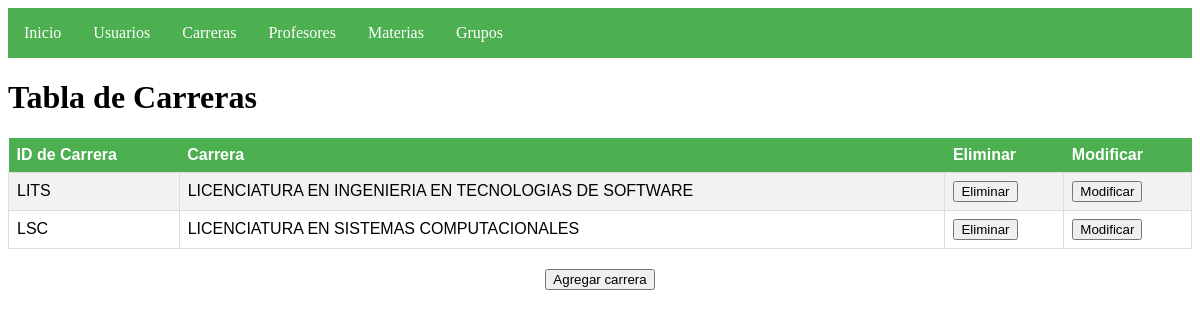
Page /src/vistas/carreras.php on the committed database.
### tables this page shows
CREATE TABLE `carrera` (
  `idcarrera` varchar(4) NOT NULL,
  `nomcarrera` varchar(70) DEFAULT NULL
);

### src/vistas/carreras.php (the view, shortened to what this page needs)
<!DOCTYPE html>
<html>
<head>
</head>
<body>
    <?php
    $servername = "localhost";
    $username = "root";
    $password = "";
    $dbname = "bdagendalis";
    $conn = mysqli_connect($servername, $username, $password, $dbname);
    $sql = "SELECT * FROM carrera";
    $result = mysqli_query($conn, $sql);
    ?>
    <nav>
        <ul>
            <li><a href="menu.php">Inicio</a></li>
            <li><a href="usuarios.php">Usuarios</a></li>
            <li><a href="carreras.php">Carreras</a></li>
            <li><a href="profesores.php">Profesores</a></li>
            <li><a href="materias.php">Materias</a></li>
            <li><a href="grupos.php">Grupos</a></li>
        </ul>
    </nav>
    <h1>Tabla de Carreras</h1>
    <table>
        <tr>
            <th>ID de Carrera</th>
            <th>Carrera</th>
            <th>Eliminar</th>
            <th>Modificar</th>
        </tr>
        <?php while($row = mysqli_fetch_assoc($result)) { ?>
            <tr>
                <td><?php echo $row['idcarrera']; ?></td>
                <td><?php echo $row['nomcarrera']; ?></td>
                <td>
                    <form method="post" action="../controlador/eliminar_carrera.php">
                        <button type="submit">Eliminar</button>
                    </form>
                </td>
                <td>
                    <form method="post" action="../controlador/modificar_carrera.php">
                        <button type="submit">Modificar</button>
                    </form>
                </td>
            </tr>
        <?php } ?>
    </table>
    <div class="add-button">
        <button onclick="window.location.href = 'rcarrera.php';">Agregar carrera</button>
    </div>
</body>
</html>

### src/vistas/carreras.php (style rules this page uses)
table { font-family: Arial, sans-serif; border-collapse: collapse; width: 100%; }
th { background-color: #4CAF50; color: white; text-align: left; padding: 8px; }
td { border: 1px solid #ddd; padding: 8px; }
tr:nth-child(even) { background-color: #f2f2f2; }
nav { background-color: #4CAF50; height: 50px; }
ul { list-style-type: none; margin: 0; padding: 0; overflow: hidden; height: 100%; }
li { float: left; height: 100%; }
a { display: block; color: white; text-align: center; padding: 16px; text-decoration: none; }
.add-button { text-align: center; margin-top: 20px; }

### rows in the picture
carrera: idcarrera "LITS", nomcarrera "LICENCIATURA EN INGENIERIA EN TECNOLOGIAS DE SOFTWARE"
carrera: idcarrera "LSC", nomcarrera "LICENCIATURA EN SISTEMAS COMPUTACIONALES"
